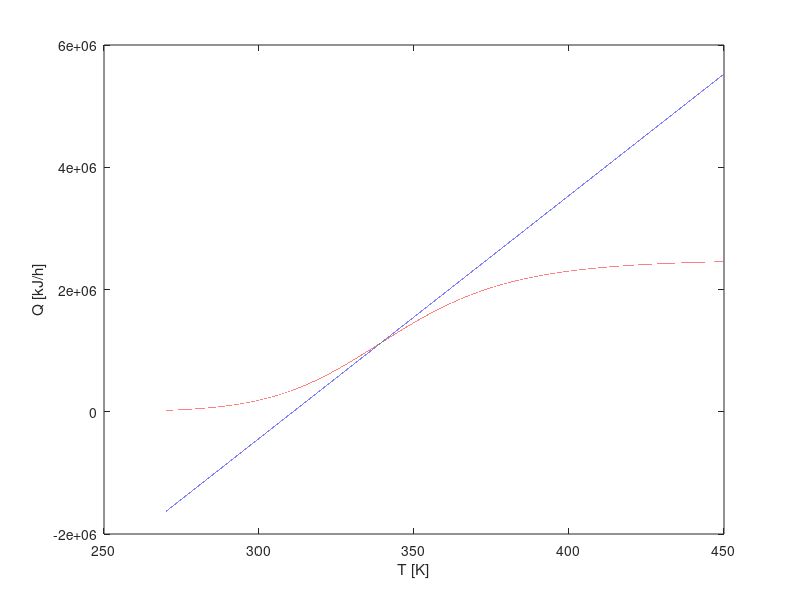

Source code (MATLAB): (Note: this script raises an error after producing the figure.)
clear; clf

rcp=2093;
V=10;
x=(4*V/pi)^(1/3); 
At=pi*(x^2/4+x^2)
k0=34930800;
EdR= 49584/8.32;

kT=293*3;%   am adaugat *3
hA=kT*At;
mdH=24953;

q=10;
ci=10;
Ti=38+273;% am adaugar 38 in loc de 25
Tri=38+273;
Tv=270:0.001:450;

cv=(q*ci)./(q+V*k0*exp(-EdR./Tv));
Tr=Tri;
Q1=-(rcp*q*(Ti-Tv)-kT*At*(Tv-Tr));
Q2=mdH*V*k0*exp(-EdR./Tv).*cv;
cx=-(rcp*q*(Ti-Tv)-kT*At*(Tv-Tr))./(mdH*V*k0*exp(-EdR./Tv));
figure(1)
plot(Tv,[Q1',Q2']);
xlabel('T [K]');ylabel('Q [kJ/h]')

buf=sign(Q1-Q2);
buf=diff(buf);
buf=find(buf~=0);
if length(buf)==1
T0t=Tv(buf(1));
c0t=cv(buf(1));
else
T0=Tv(buf(2));
c0=cv(buf(2));
end

c0=5.4698;
T0=339.437; 
%c0=8.574;

A=zeros(2,2);
B=zeros(2,4);
C=zeros(2,2);
D=zeros(2,4);

A(1,1)=-q/V-(k0*exp(-EdR/T0));
A(1,2)=-k0*exp(-EdR/T0)*EdR*c0/T0^2;
A(2,1)=(mdH/rcp)*k0*exp(-EdR/T0);
A(2,2)=-q/V-hA/(rcp*V)+mdH*k0*exp(-EdR/T0)*EdR*c0/(T0^2*rcp);
B(1,1)=(ci-c0)/V;
B(1,2)=q/V;
B(2,1)=(Ti-T0)/V;
B(2,3)=q/V;
B(2,4)=hA/(rcp*V);

C=eye(2);
D=zeros(2,4);

[NUM,DEN] = ss2tf(A,B,C,D,4)
numtrc=NUM(1,1:3); numtrt=NUM(2,1:3); den=DEN;
Htrc=tf(numtrc,den);
Htrt=tf(numtrt,den);

[NUM,DEN] = ss2tf(A,B,C,D,1)
numqc=NUM(1,1:3); numqt=NUM(2,1:3); den=DEN;
Hqc=tf(numqc,den);
Hqt=tf(numqt,den);
